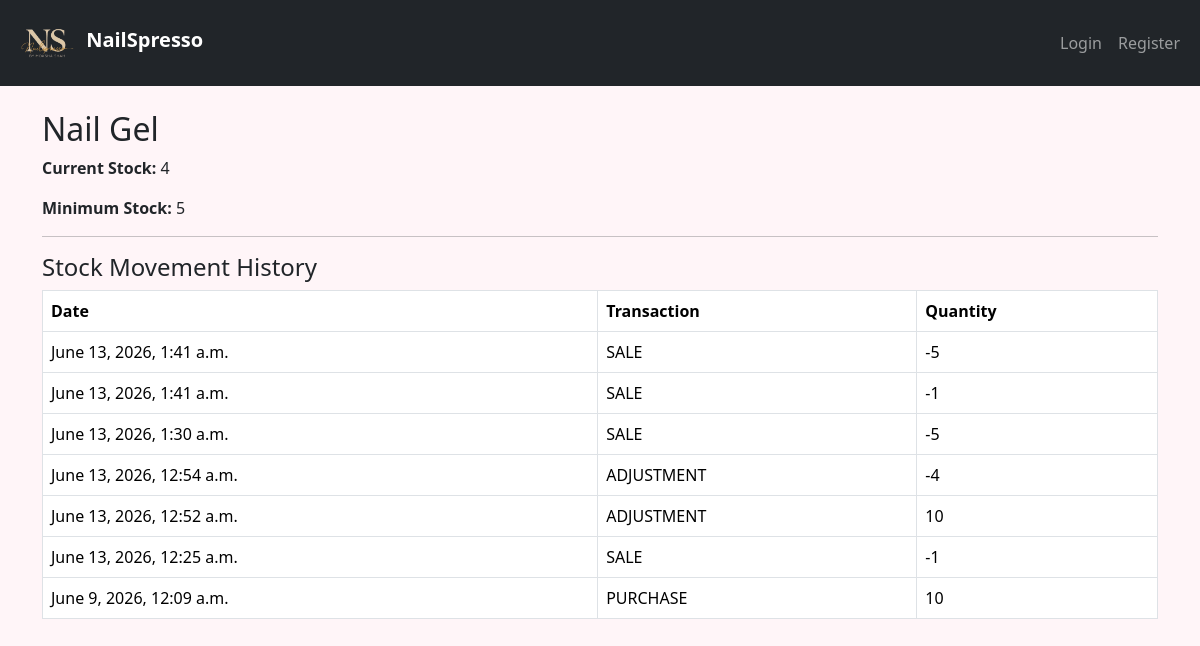
The page /inventory/product/1/ on the database its author committed.
### products/models.py (models this page shows, shortened)
class Product(models.Model):
    name = models.CharField(
        max_length=500,
        null=True,
        blank=True
    )
    category = models.CharField(
        max_length=100,
        null=True,
        blank=True
    )
    image = models.ImageField(
        upload_to='products/',
        blank=True,
        null=True
    )
    minimum_stock = models.PositiveIntegerField(
        default=5,
        null=True,
        blank=True
    )
    purchase_price = models.DecimalField(
        max_digits=10,
        decimal_places=2,
        null=True,
        blank=True
    )
    selling_price = models.DecimalField(
        max_digits=10,
        decimal_places=2,
        null=True,
        blank=True
    )
    created_at = models.DateTimeField(
        auto_now_add=True
    )
    @property
    def current_stock(self):
        return sum(
            transaction.quantity or 0
            for transaction in self.transactions.all()
        )

### inventory/models.py (models this page shows, shortened)
class InventoryTransaction(models.Model):
    product = models.ForeignKey(
        Product,
        on_delete=models.CASCADE,
        related_name='transactions'
    )
    transaction_type = models.CharField(
        max_length=20,
        choices=TRANSACTION_TYPES,
        null=True,
        blank=True
    )
    quantity = models.IntegerField(null=True, blank=True)
    reference_id = models.IntegerField(
        null=True,
        blank=True
    )
    created_at = models.DateTimeField(
        auto_now_add=True
    )

### inventory/views.py (the view)
def product_inventory_detail(request, product_id):
    product = get_object_or_404(
        Product,
        pk=product_id
    )
    transactions = (
        product.transactions
        .all()
        .order_by("-created_at")
    )
    return render(
        request,
        "inventory/product_inventory_detail.html",
        {
            "product": product,
            "transactions": transactions,
        },
    )

### templates/inventory/product_inventory_detail.html
{% extends "base.html" %}
{% block content %}
<h2>{{ product.name }}</h2>
<p><strong>Current Stock:</strong> {{ product.current_stock }}</p>
<p><strong>Minimum Stock:</strong> {{ product.minimum_stock }}</p>
<hr>
<h4>Stock Movement History</h4>
<table class="table table-bordered">
    <thead>
        <tr>
            <th>Date</th>
            <th>Transaction</th>
            <th>Quantity</th>
        </tr>
    </thead>
    <tbody>
    {% for tx in transactions %}
        <tr>
            <td>{{ tx.created_at }}</td>
            <td>{{ tx.transaction_type }}</td>
            <td>{{ tx.quantity }}</td>
        </tr>
    {% empty %}
        <tr>
            <td colspan="3">
                No transactions available.
            </td>
        </tr>
    {% endfor %}
    </tbody>
</table>
{% endblock %}

### static/css/style.css (style rules this page uses)
body { background:#fff5f8; }

### rows shown on the page
Product: name "Nail Gel", current_stock "4", minimum_stock "5"
InventoryTransaction: created_at "June 13, 2026, 1:41 a.m.", transaction_type "SALE", quantity "-5"
InventoryTransaction: created_at "June 13, 2026, 1:41 a.m.", transaction_type "SALE", quantity "-1"
InventoryTransaction: created_at "June 13, 2026, 1:30 a.m.", transaction_type "SALE", quantity "-5"
InventoryTransaction: created_at "June 13, 2026, 12:54 a.m.", transaction_type "ADJUSTMENT", quantity "-4"
InventoryTransaction: created_at "June 13, 2026, 12:52 a.m.", transaction_type "ADJUSTMENT", quantity "10"
InventoryTransaction: created_at "June 13, 2026, 12:25 a.m.", transaction_type "SALE", quantity "-1"
InventoryTransaction: created_at "June 9, 2026, 12:09 a.m.", transaction_type "PURCHASE", quantity "10"
